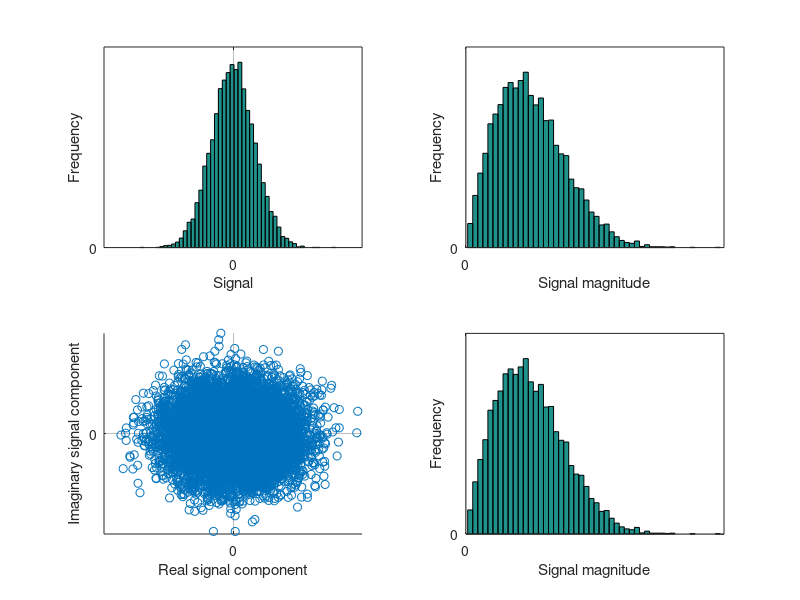

Write MATLAB code to recreate this figure.


%Pick number of signals
n=10000;

%Specify noise SD
noiseSD=1;

% Generate real and imaginary noises
noiseReal = noiseSD*randn(n,1);
noiseImag = noiseSD*randn(n,1);
noise = noiseReal + 1i*noiseImag;

%Scatterplot of data
figure

s=subplot(2,2,1)
hist(real(noise),50)
xlabel('Signal')
ylabel('Frequency')
set(s,'GridAlpha',0.3,'XGrid','on','XTick',0,'YGrid','on','YTick',0);


s=subplot(2,2,2)
hist(abs(noise),50)
set(s,'GridAlpha',0.3,'XGrid','on','XTick',0,'YGrid','on','YTick',0);
xlabel('Signal magnitude')
ylabel('Frequency')
yl=ylim(gca)


s=subplot(2,2,3)
scatter(real(noise),imag(noise))
set(s,'GridAlpha',0.3,'XGrid','on','XTick',0,'YGrid','on','YTick',0);
xlabel('Real signal component')
ylabel('Imaginary signal component')
xlim([-4 4])
ylim([-4 4])

s=subplot(2,2,4)
hist(abs(noise),50)
set(s,'GridAlpha',0.3,'XGrid','on','XTick',0,'YGrid','on','YTick',0);
xlabel('Signal magnitude')
ylabel('Frequency')
yl=ylim(gca)
% hold on
% plot([mean(abs(noise)) mean(abs(noise))],[yl],'LineWidth',2,'color','red','Linestyle',':')
% hold off
% hold on
% plot([0 0],[yl],'LineWidth',2,'color','green','Linestyle',':')
% hold off
% legend('Frequency','Gaussian', 'Rician')